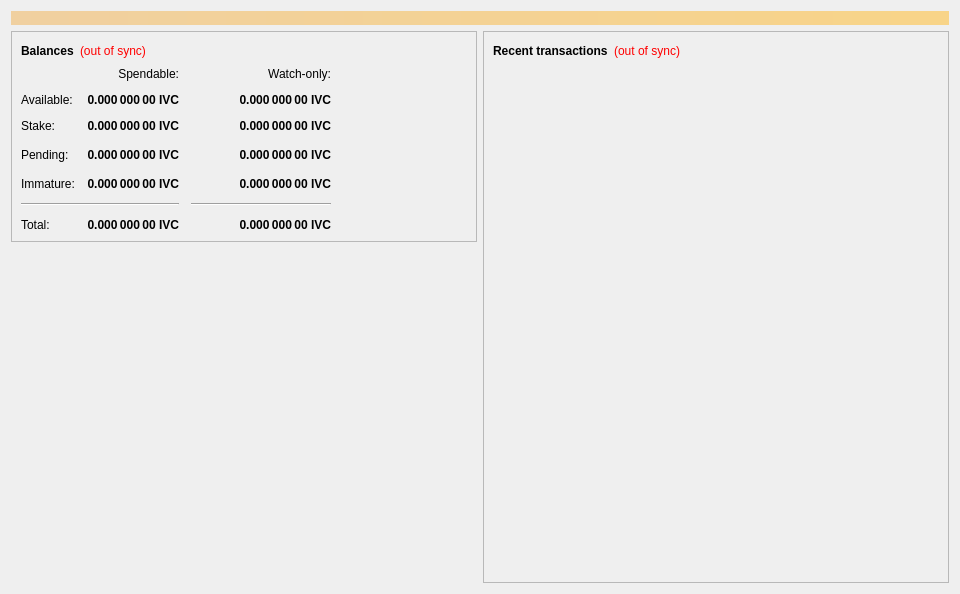
<?xml version="1.0" encoding="UTF-8"?>
<ui version="4.0">
 <class>OverviewPage</class>
 <widget class="QWidget" name="OverviewPage">
  <property name="geometry">
   <rect>
    <x>0</x>
    <y>0</y>
    <width>960</width>
    <height>594</height>
   </rect>
  </property>
  <property name="minimumSize">
   <size>
    <width>960</width>
    <height>0</height>
   </size>
  </property>
  <property name="windowTitle">
   <string>Form</string>
  </property>
  <property name="styleSheet">
   <string notr="true"/>
  </property>
  <layout class="QVBoxLayout" name="topLayout">
   <item>
    <widget class="QLabel" name="labelAlerts">
     <property name="visible">
      <bool>false</bool>
     </property>
     <property name="styleSheet">
      <string notr="true">background-color: qlineargradient(x1: 0, y1: 0, x2: 1, y2: 0, stop:0 #F0D0A0, stop:1 #F8D488); color:#000000;</string>
     </property>
     <property name="wordWrap">
      <bool>true</bool>
     </property>
     <property name="margin">
      <number>3</number>
     </property>
    </widget>
   </item>
   <item>
    <layout class="QHBoxLayout" name="horizontalLayout" stretch="1,1">
     <item>
      <layout class="QVBoxLayout" name="verticalLayout_2">
       <item>
        <widget class="QFrame" name="frame">
         <property name="frameShape">
          <enum>QFrame::StyledPanel</enum>
         </property>
         <property name="frameShadow">
          <enum>QFrame::Raised</enum>
         </property>
         <layout class="QVBoxLayout" name="verticalLayout_4">
          <item>
           <layout class="QHBoxLayout" name="horizontalLayout_4">
            <item>
             <widget class="QLabel" name="label_5">
              <property name="font">
               <font>
                <weight>75</weight>
                <bold>true</bold>
               </font>
              </property>
              <property name="text">
               <string>Balances</string>
              </property>
             </widget>
            </item>
            <item>
             <widget class="QLabel" name="labelWalletStatus">
              <property name="cursor">
               <cursorShape>WhatsThisCursor</cursorShape>
              </property>
              <property name="toolTip">
               <string>The displayed information may be out of date. Your wallet automatically synchronizes with the Invoice-Coin network after a connection is established, but this process has not completed yet.</string>
              </property>
              <property name="styleSheet">
               <string notr="true">QLabel { color: red; }</string>
              </property>
              <property name="text">
               <string notr="true">(out of sync)</string>
              </property>
              <property name="alignment">
               <set>Qt::AlignLeading|Qt::AlignLeft|Qt::AlignVCenter</set>
              </property>
             </widget>
            </item>
            <item>
             <spacer name="horizontalSpacer_3">
              <property name="orientation">
               <enum>Qt::Horizontal</enum>
              </property>
              <property name="sizeHint" stdset="0">
               <size>
                <width>40</width>
                <height>20</height>
               </size>
              </property>
             </spacer>
            </item>
           </layout>
          </item>
          <item>
           <layout class="QGridLayout" name="gridLayout">
            <property name="spacing">
             <number>12</number>
            </property>
            <item row="3" column="2">
             <widget class="QLabel" name="labelWatchPending">
              <property name="font">
               <font>
                <weight>75</weight>
                <bold>true</bold>
               </font>
              </property>
              <property name="cursor">
               <cursorShape>IBeamCursor</cursorShape>
              </property>
              <property name="toolTip">
               <string>Unconfirmed transactions to watch-only addresses</string>
              </property>
              <property name="text">
               <string notr="true">0.000 000 00 IVC</string>
              </property>
              <property name="alignment">
               <set>Qt::AlignRight|Qt::AlignTrailing|Qt::AlignVCenter</set>
              </property>
              <property name="textInteractionFlags">
               <set>Qt::LinksAccessibleByMouse|Qt::TextSelectableByKeyboard|Qt::TextSelectableByMouse</set>
              </property>
             </widget>
            </item>
            <item row="3" column="1">
             <widget class="QLabel" name="labelUnconfirmed">
              <property name="font">
               <font>
                <weight>75</weight>
                <bold>true</bold>
               </font>
              </property>
              <property name="cursor">
               <cursorShape>IBeamCursor</cursorShape>
              </property>
              <property name="toolTip">
               <string>Total of transactions that have yet to be confirmed, and do not yet count toward the spendable balance</string>
              </property>
              <property name="text">
               <string notr="true">0.000 000 00 IVC</string>
              </property>
              <property name="alignment">
               <set>Qt::AlignRight|Qt::AlignTrailing|Qt::AlignVCenter</set>
              </property>
              <property name="textInteractionFlags">
               <set>Qt::LinksAccessibleByMouse|Qt::TextSelectableByKeyboard|Qt::TextSelectableByMouse</set>
              </property>
             </widget>
            </item>
            <item row="4" column="2">
             <widget class="QLabel" name="labelWatchImmature">
              <property name="font">
               <font>
                <weight>75</weight>
                <bold>true</bold>
               </font>
              </property>
              <property name="cursor">
               <cursorShape>IBeamCursor</cursorShape>
              </property>
              <property name="toolTip">
               <string>Mined balance in watch-only addresses that has not yet matured</string>
              </property>
              <property name="text">
               <string notr="true">0.000 000 00 IVC</string>
              </property>
              <property name="alignment">
               <set>Qt::AlignRight|Qt::AlignTrailing|Qt::AlignVCenter</set>
              </property>
              <property name="textInteractionFlags">
               <set>Qt::LinksAccessibleByMouse|Qt::TextSelectableByKeyboard|Qt::TextSelectableByMouse</set>
              </property>
             </widget>
            </item>
            <item row="5" column="0" colspan="2">
             <widget class="Line" name="lineSpendableBalance">
              <property name="sizePolicy">
               <sizepolicy hsizetype="MinimumExpanding" vsizetype="Fixed">
                <horstretch>0</horstretch>
                <verstretch>0</verstretch>
               </sizepolicy>
              </property>
              <property name="orientation">
               <enum>Qt::Horizontal</enum>
              </property>
             </widget>
            </item>
            <item row="5" column="2">
             <widget class="Line" name="lineWatchBalance">
              <property name="sizePolicy">
               <sizepolicy hsizetype="Preferred" vsizetype="Fixed">
                <horstretch>0</horstretch>
                <verstretch>0</verstretch>
               </sizepolicy>
              </property>
              <property name="minimumSize">
               <size>
                <width>140</width>
                <height>0</height>
               </size>
              </property>
              <property name="orientation">
               <enum>Qt::Horizontal</enum>
              </property>
             </widget>
            </item>
            <item row="6" column="0">
             <widget class="QLabel" name="labelTotalText">
              <property name="text">
               <string>Total:</string>
              </property>
             </widget>
            </item>
            <item row="4" column="1">
             <widget class="QLabel" name="labelImmature">
              <property name="font">
               <font>
                <weight>75</weight>
                <bold>true</bold>
               </font>
              </property>
              <property name="cursor">
               <cursorShape>IBeamCursor</cursorShape>
              </property>
              <property name="toolTip">
               <string>Mined balance that has not yet matured</string>
              </property>
              <property name="text">
               <string notr="true">0.000 000 00 IVC</string>
              </property>
              <property name="alignment">
               <set>Qt::AlignRight|Qt::AlignTrailing|Qt::AlignVCenter</set>
              </property>
              <property name="textInteractionFlags">
               <set>Qt::LinksAccessibleByMouse|Qt::TextSelectableByKeyboard|Qt::TextSelectableByMouse</set>
              </property>
             </widget>
            </item>
            <item row="3" column="3">
             <spacer name="horizontalSpacer_2">
              <property name="orientation">
               <enum>Qt::Horizontal</enum>
              </property>
              <property name="sizeHint" stdset="0">
               <size>
                <width>40</width>
                <height>20</height>
               </size>
              </property>
             </spacer>
            </item>
            <item row="4" column="0">
             <widget class="QLabel" name="labelImmatureText">
              <property name="text">
               <string>Immature:</string>
              </property>
             </widget>
            </item>
            <item row="6" column="1">
             <widget class="QLabel" name="labelTotal">
              <property name="font">
               <font>
                <weight>75</weight>
                <bold>true</bold>
               </font>
              </property>
              <property name="cursor">
               <cursorShape>IBeamCursor</cursorShape>
              </property>
              <property name="toolTip">
               <string>Your current total balance</string>
              </property>
              <property name="text">
               <string notr="true">0.000 000 00 IVC</string>
              </property>
              <property name="alignment">
               <set>Qt::AlignRight|Qt::AlignTrailing|Qt::AlignVCenter</set>
              </property>
              <property name="textInteractionFlags">
               <set>Qt::LinksAccessibleByMouse|Qt::TextSelectableByKeyboard|Qt::TextSelectableByMouse</set>
              </property>
             </widget>
            </item>
            <item row="6" column="2">
             <widget class="QLabel" name="labelWatchTotal">
              <property name="font">
               <font>
                <weight>75</weight>
                <bold>true</bold>
               </font>
              </property>
              <property name="cursor">
               <cursorShape>IBeamCursor</cursorShape>
              </property>
              <property name="toolTip">
               <string>Current total balance in watch-only addresses</string>
              </property>
              <property name="text">
               <string notr="true">0.000 000 00 IVC</string>
              </property>
              <property name="alignment">
               <set>Qt::AlignRight|Qt::AlignTrailing|Qt::AlignVCenter</set>
              </property>
              <property name="textInteractionFlags">
               <set>Qt::LinksAccessibleByMouse|Qt::TextSelectableByKeyboard|Qt::TextSelectableByMouse</set>
              </property>
             </widget>
            </item>
            <item row="0" column="2">
             <widget class="QLabel" name="labelWatchonly">
              <property name="text">
               <string>Watch-only:</string>
              </property>
              <property name="alignment">
               <set>Qt::AlignRight|Qt::AlignTrailing|Qt::AlignVCenter</set>
              </property>
             </widget>
            </item>
            <item row="1" column="0">
             <widget class="QLabel" name="labelBalanceText">
              <property name="text">
               <string>Available:</string>
              </property>
             </widget>
            </item>
            <item row="1" column="1">
             <widget class="QLabel" name="labelBalance">
              <property name="font">
               <font>
                <weight>75</weight>
                <bold>true</bold>
               </font>
              </property>
              <property name="cursor">
               <cursorShape>IBeamCursor</cursorShape>
              </property>
              <property name="toolTip">
               <string>Your current spendable balance</string>
              </property>
              <property name="text">
               <string notr="true">0.000 000 00 IVC</string>
              </property>
              <property name="alignment">
               <set>Qt::AlignRight|Qt::AlignTrailing|Qt::AlignVCenter</set>
              </property>
              <property name="textInteractionFlags">
               <set>Qt::LinksAccessibleByMouse|Qt::TextSelectableByKeyboard|Qt::TextSelectableByMouse</set>
              </property>
             </widget>
            </item>
            <item row="2" column="0">
             <widget class="QLabel" name="label_10">
              <property name="text">
               <string>Stake:</string>
              </property>
             </widget>
            </item>
            <item row="2" column="1">
             <widget class="QLabel" name="labelStake">
              <property name="font">
               <font>
                <weight>75</weight>
                <bold>true</bold>
               </font>
              </property>
              <property name="cursor">
               <cursorShape>IBeamCursor</cursorShape>
              </property>
              <property name="toolTip">
               <string>Total of coins that was staked, and do not yet count toward the current balance</string>
              </property>
              <property name="text">
               <string notr="true">0.000 000 00 IVC</string>
              </property>
              <property name="alignment">
               <set>Qt::AlignRight|Qt::AlignTrailing|Qt::AlignVCenter</set>
              </property>
              <property name="textInteractionFlags">
               <set>Qt::LinksAccessibleByMouse|Qt::TextSelectableByKeyboard|Qt::TextSelectableByMouse</set>
              </property>
             </widget>
            </item>
            <item row="2" column="2">
             <widget class="QLabel" name="labelWatchStake">
              <property name="font">
               <font>
                <weight>75</weight>
                <bold>true</bold>
               </font>
              </property>
              <property name="cursor">
               <cursorShape>IBeamCursor</cursorShape>
              </property>
              <property name="toolTip">
               <string>Total of coins that was staked in watch-only addresses, and do not yet count toward the current watch-only balance</string>
              </property>
              <property name="text">
               <string notr="true">0.000 000 00 IVC</string>
              </property>
              <property name="alignment">
               <set>Qt::AlignRight|Qt::AlignTrailing|Qt::AlignVCenter</set>
              </property>
              <property name="textInteractionFlags">
               <set>Qt::LinksAccessibleByMouse|Qt::TextSelectableByKeyboard|Qt::TextSelectableByMouse</set>
              </property>
             </widget>
            </item>
            <item row="1" column="2">
             <widget class="QLabel" name="labelWatchAvailable">
              <property name="font">
               <font>
                <weight>75</weight>
                <bold>true</bold>
               </font>
              </property>
              <property name="cursor">
               <cursorShape>IBeamCursor</cursorShape>
              </property>
              <property name="toolTip">
               <string>Your current balance in watch-only addresses</string>
              </property>
              <property name="text">
               <string notr="true">0.000 000 00 IVC</string>
              </property>
              <property name="alignment">
               <set>Qt::AlignRight|Qt::AlignTrailing|Qt::AlignVCenter</set>
              </property>
              <property name="textInteractionFlags">
               <set>Qt::LinksAccessibleByMouse|Qt::TextSelectableByKeyboard|Qt::TextSelectableByMouse</set>
              </property>
             </widget>
            </item>
            <item row="3" column="0">
             <widget class="QLabel" name="labelPendingText">
              <property name="text">
               <string>Pending:</string>
              </property>
             </widget>
            </item>
            <item row="0" column="1">
             <widget class="QLabel" name="labelSpendable">
              <property name="text">
               <string>Spendable:</string>
              </property>
              <property name="alignment">
               <set>Qt::AlignRight|Qt::AlignTrailing|Qt::AlignVCenter</set>
              </property>
             </widget>
            </item>
           </layout>
          </item>
         </layout>
        </widget>
       </item>
       <item>
        <spacer name="verticalSpacer">
         <property name="orientation">
          <enum>Qt::Vertical</enum>
         </property>
         <property name="sizeHint" stdset="0">
          <size>
           <width>20</width>
           <height>40</height>
          </size>
         </property>
        </spacer>
       </item>
      </layout>
     </item>
     <item>
      <layout class="QVBoxLayout" name="verticalLayout_3">
       <item>
        <widget class="QFrame" name="frame_2">
         <property name="frameShape">
          <enum>QFrame::StyledPanel</enum>
         </property>
         <property name="frameShadow">
          <enum>QFrame::Raised</enum>
         </property>
         <layout class="QVBoxLayout" name="verticalLayout">
          <item>
           <layout class="QHBoxLayout" name="horizontalLayout_2">
            <item>
             <widget class="QLabel" name="label_4">
              <property name="font">
               <font>
                <weight>75</weight>
                <bold>true</bold>
               </font>
              </property>
              <property name="text">
               <string>Recent transactions</string>
              </property>
             </widget>
            </item>
            <item>
             <widget class="QLabel" name="labelTransactionsStatus">
              <property name="cursor">
               <cursorShape>WhatsThisCursor</cursorShape>
              </property>
              <property name="toolTip">
               <string>The displayed information may be out of date. Your wallet automatically synchronizes with the Invoice-Coin network after a connection is established, but this process has not completed yet.</string>
              </property>
              <property name="styleSheet">
               <string notr="true">QLabel { color: red; }</string>
              </property>
              <property name="text">
               <string notr="true">(out of sync)</string>
              </property>
              <property name="alignment">
               <set>Qt::AlignRight|Qt::AlignTrailing|Qt::AlignVCenter</set>
              </property>
             </widget>
            </item>
            <item>
             <spacer name="horizontalSpacer">
              <property name="orientation">
               <enum>Qt::Horizontal</enum>
              </property>
              <property name="sizeHint" stdset="0">
               <size>
                <width>40</width>
                <height>20</height>
               </size>
              </property>
             </spacer>
            </item>
           </layout>
          </item>
          <item>
           <widget class="QListView" name="listTransactions">
            <property name="styleSheet">
             <string notr="true">QListView { background: transparent; }</string>
            </property>
            <property name="frameShape">
             <enum>QFrame::NoFrame</enum>
            </property>
            <property name="verticalScrollBarPolicy">
             <enum>Qt::ScrollBarAlwaysOff</enum>
            </property>
            <property name="horizontalScrollBarPolicy">
             <enum>Qt::ScrollBarAlwaysOff</enum>
            </property>
            <property name="selectionMode">
             <enum>QAbstractItemView::NoSelection</enum>
            </property>
           </widget>
          </item>
         </layout>
        </widget>
       </item>
      </layout>
     </item>
    </layout>
   </item>
  </layout>
 </widget>
 <resources/>
 <connections/>
</ui>
